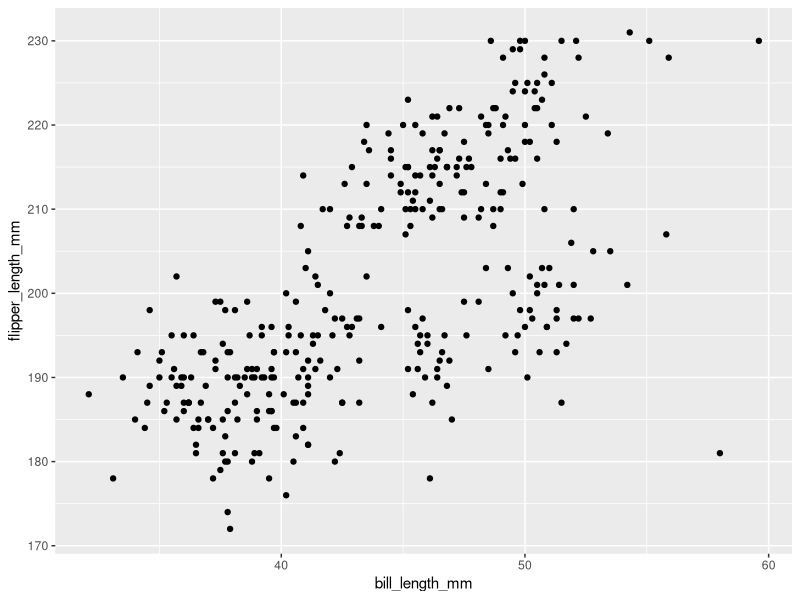
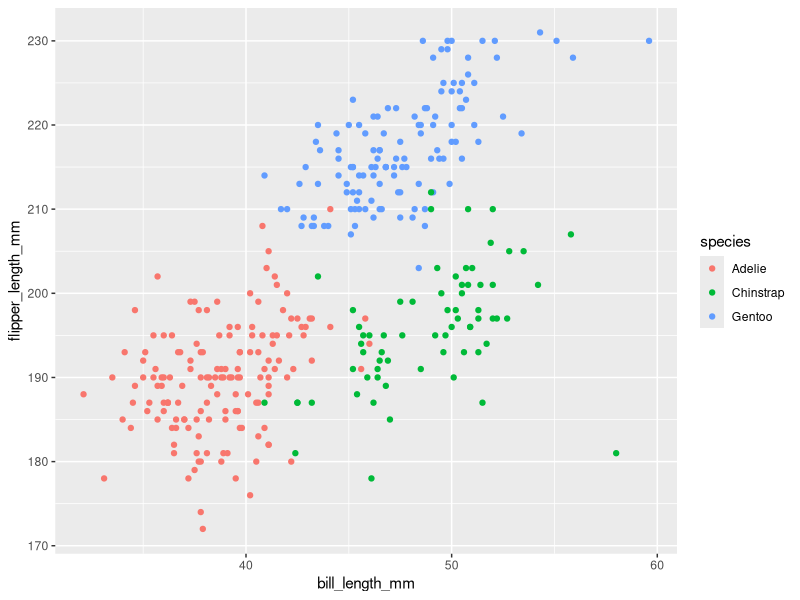
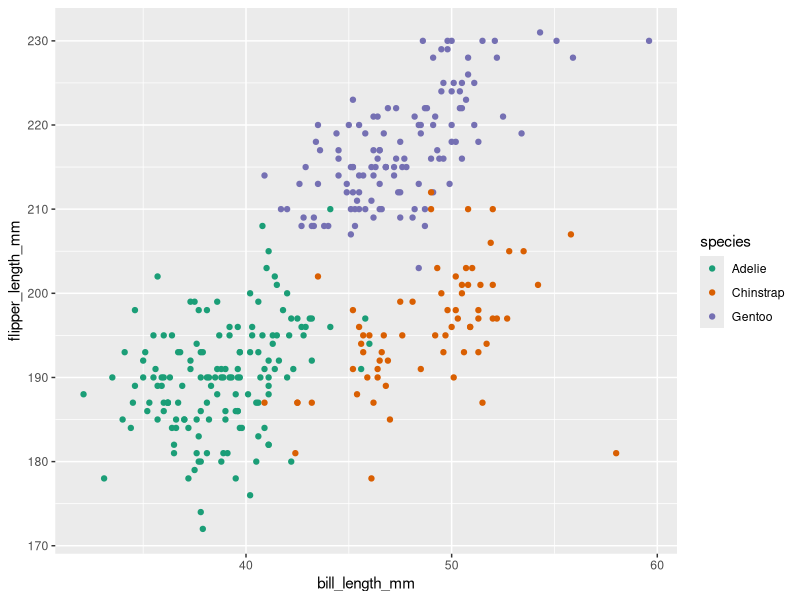
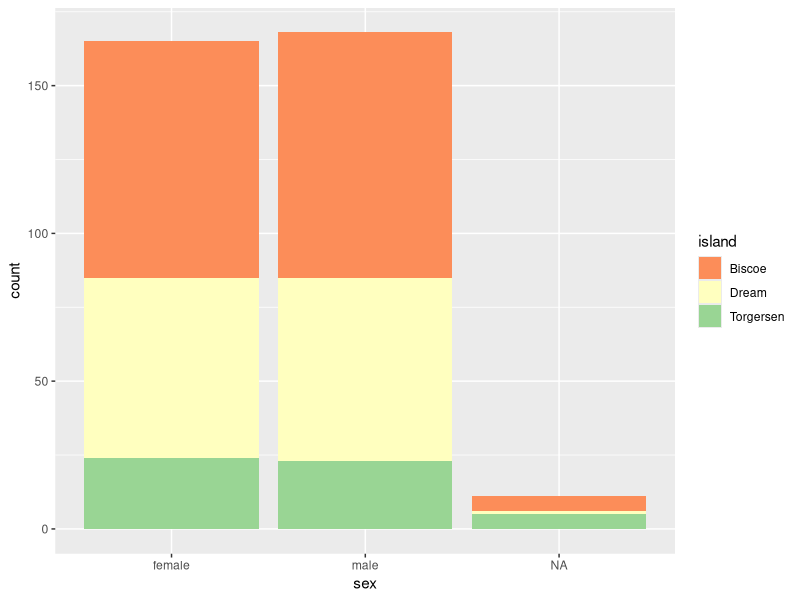
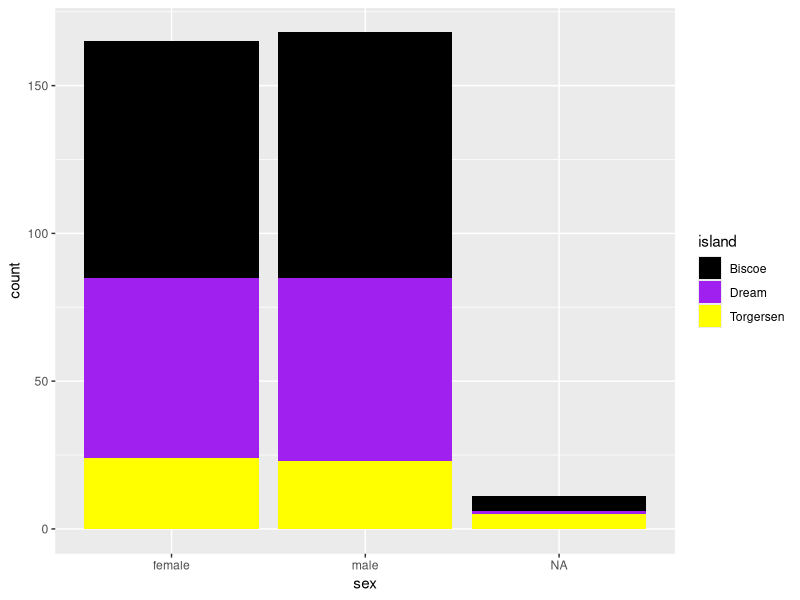
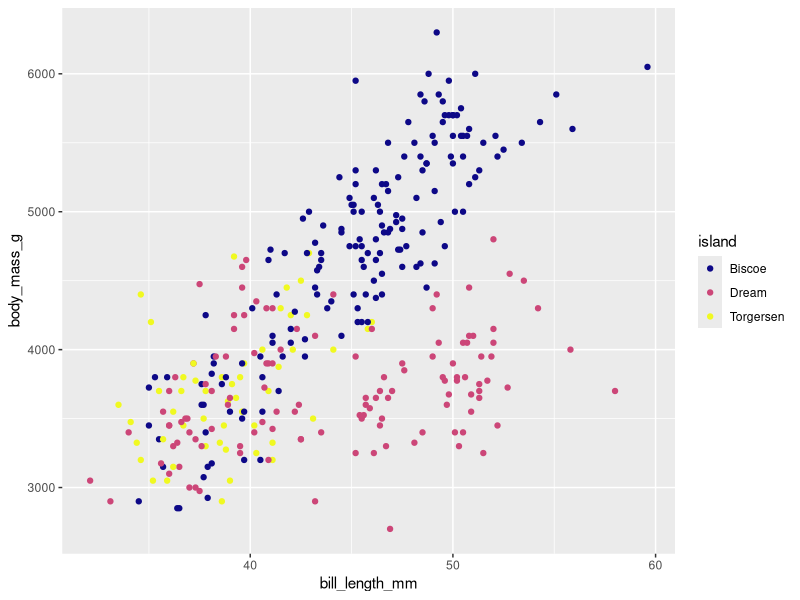

Recreate these plots in R, in order.
## ---- chunk 1
#Uncomment the line below and install the palmer penguins package
#install.packages("palmerpenguins")
#Recomment it after you are done. 
## ---- chunk 2
library(tidyverse)
library(palmerpenguins)
library(viridis)
## ---- chunk 3
penguins
#?penguins
## ---- chunk 4
penguins |>
  ggplot(mapping = aes(x=bill_length_mm,y=flipper_length_mm)) + 
  geom_point()
## ---- chunk 5
penguins |>
  ggplot(data=penguins, mapping = aes(x=bill_length_mm,y=flipper_length_mm)) + 
  geom_point(aes(color=species))

# After you marvel at the plot, change color to fill. 
## ---- chunk 6
penguins |>
  ggplot(data=penguins, mapping = aes(x=bill_length_mm,y=flipper_length_mm)) + 
  geom_point(aes(color=species)) +
  scale_color_brewer(palette="Dark2")

# Type ?scale_color_distiller() for a quick list of palette
## ---- chunk 7
#Change the color palette below

penguins |>
  ggplot(mapping = aes(x=sex,fill=island)) + 
  geom_bar() +
  scale_fill_brewer(palette = "Spectral")

  
## ---- chunk 8

penguins |>
  ggplot(mapping = aes(x=sex,fill=island)) + 
  geom_bar() +
  scale_fill_manual(values = c("black","purple","yellow"))

#type colors() into the console
# Go to https://www.color-hex.com/# to make your own palettes
## ---- chunk 9
?viridis
## ---- chunk 10
ggplot(penguins, aes(x = bill_length_mm, y = body_mass_g)) +
  geom_point(aes(color=island)) +
  scale_color_viridis(option = "plasma",discrete = TRUE)

#Note that island is not discrete. It is categorical, but setting discrete= TRUE works.
